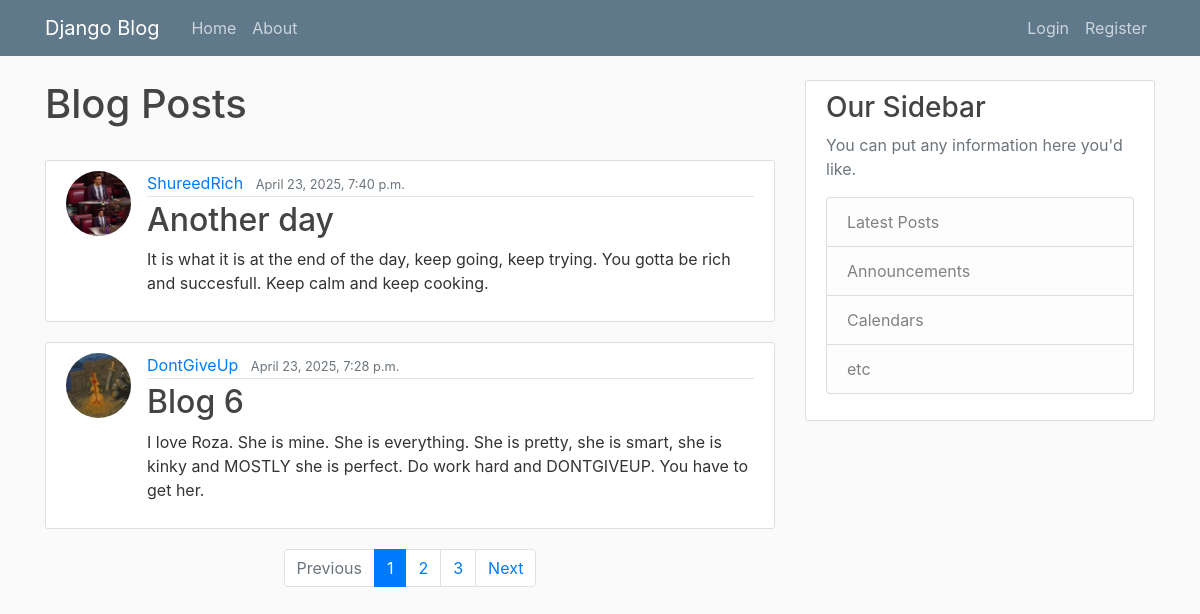
The page / on the database its author committed.
### blog/models.py (models this page shows, shortened)
class Post(models.Model):
    title = models.CharField(max_length=100)
    content = models.TextField()
    date_posted = models.DateTimeField(default=timezone.now)
    author = models.ForeignKey(User, on_delete=models.CASCADE)
    image = models.ImageField(upload_to='post_images', blank=True, null=True)  # Add this field

### users/models.py (models this page shows, shortened)
class Profile(models.Model):
    user = models.OneToOneField(User, on_delete=models.CASCADE)
    image = models.ImageField(default='default.jpeg', upload_to='profile_pics')

### blog/views.py (the view)
# urls.py: path('', PostListView.as_view(), name='blog-home'),
class PostListView(ListView):
    model = Post
    template_name = 'blog/home.html'
    context_object_name = 'posts'
    ordering = ['-date_posted']
    paginate_by = 2  # Number of posts per page

### blog/templates/blog/home.html (shortened to what this page needs)
{% extends "blog/base.html" %}
{% block content %}
  <div class="d-flex justify-content-between align-items-center mb-4">
    <h1>Blog Posts</h1>
  </div>
  {% for post in posts %}
    <article class="media content-section">
      <img class="rounded-circle article-img" src="{{ post.author.profile.image.url }}">
      <div class="media-body">
        <div class="article-metadata">
          <a class="mr-2" href="{% url 'user-posts' post.author.username %}">{{ post.author }}</a>
          <small class="text-muted">{{ post.date_posted }}</small>
        </div>
        <h2><a class="article-title" href="{% url 'post-detail' post.pk %}">{{ post.title }}</a></h2>
        <p class="article-content">{{ post.content }}</p>
      </div>
    </article>
  {% endfor %}
  <nav aria-label="Page navigation">
    <ul class="pagination justify-content-center">
      {% if page_obj.has_previous %}
        <li class="page-item">
          <a class="page-link" href="?page={{ page_obj.previous_page_number }}" tabindex="-1">Previous</a>
        </li>
      {% else %}
        <li class="page-item disabled">
          <a class="page-link" href="#" tabindex="-1">Previous</a>
        </li>
      {% endif %}
      {% for num in page_obj.paginator.page_range %}
        {% if page_obj.number == num %}
          <li class="page-item active">
            <a class="page-link" href="#">{{ num }} <span class="sr-only">(current)</span></a>
          </li>
        {% else %}
          <li class="page-item">
            <a class="page-link" href="?page={{ num }}">{{ num }}</a>
          </li>
        {% endif %}
      {% endfor %}
      {% if page_obj.has_next %}
        <li class="page-item">
          <a class="page-link" href="?page={{ page_obj.next_page_number }}">Next</a>
        </li>
      {% else %}
        <li class="page-item disabled">
          <a class="page-link" href="#">Next</a>
        </li>
      {% endif %}
    </ul>
  </nav>
{% endblock content %}

### blog/templates/blog/base.html (shortened to what this page needs)
{% load static %}
<DOCTYPE html>
  <html>
     <head>
        <link rel="stylesheet" href="https://cdn.jsdelivr.net/npm/bootstrap@4.0.0/dist/css/bootstrap.min.css">
        <link rel="stylesheet" type="text/css" href="{% static 'blog/main.css' %}">
     </head>
     <body>
      <header class="site-header">
        <nav class="navbar navbar-expand-md navbar-dark bg-steel fixed-top">
          <div class="container">
            <a class="navbar-brand mr-4" href="{%url 'blog-home'%}">Django Blog</a>
            <div class="collapse navbar-collapse" id="navbarToggle">
              <div class="navbar-nav mr-auto">
                <a class="nav-item nav-link" href="{%url 'blog-home'%}">Home</a>
                <a class="nav-item nav-link" href="{%url 'blog-about'%}">About</a>
              </div>
              <div class="navbar-nav">
                {% if user.is_authenticated %}
                <a class="nav-item nav-link" href="{% url 'profile' %}">Hi, {{ user.username }}</a>
                <form method="POST" action="{% url 'logout' %}" style="display: inline-block; vertical-align: middle; margin-bottom: 0;">
                    {% csrf_token %}
                    <button type="submit" class="nav-link btn btn-link" style="padding: 8px 0; border: none; background: none; line-height: 1.5;">Logout</button>
                </form>
                </form>
                {% else %}
                  <a class="nav-item nav-link" href="{% url 'login' %}">Login</a>
                  <a class="nav-item nav-link" href="{% url 'register' %}">Register</a>
                {% endif %}
            </div>
            </div>
          </div>
        </nav>
      </header>
      <main role="main" class="container">
        <div class="row">
          <div class="col-md-8">
            {% block content %}{% endblock %}
          </div>
          <div class="col-md-4">
            <div class="content-section">
              <h3>Our Sidebar</h3>
              <p class='text-muted'>You can put any information here you'd like.
                <ul class="list-group">
                  <li class="list-group-item list-group-item-light">Latest Posts</li>
                  <li class="list-group-item list-group-item-light">Announcements</li>
                  <li class="list-group-item list-group-item-light">Calendars</li>
                  <li class="list-group-item list-group-item-light">etc</li>
                </ul>
              </p>
            </div>
          </div>
        </div>
      </main>
     </body>
  </html>

### blog/static/blog/main.css (style rules this page uses)
body { background: #fafafa; color: #333333; margin-top: 5rem; }
h1, h2, h3, h4, h5, h6 { color: #444444; }
ul { margin: 0; }
.bg-steel { background-color: #5f788a; }
.site-header .navbar-nav .nav-link { color: #cbd5db; }
.content-section { background: #ffffff; padding: 10px 20px; border: 1px solid #dddddd; border-radius: 3px; margin-bottom: 20px; }
.article-title { color: #444444; }
.article-content { white-space: pre-line; }
.article-img { height: 65px; width: 65px; margin-right: 16px; }
.article-metadata { padding-bottom: 1px; margin-bottom: 4px; border-bottom: 1px solid #e3e3e3 }

### rows shown on the page
Post: author.profile.image (picture), author "ShureedRich", date_posted "April 23, 2025, 7:40 p.m.", title "Another day", content "It is what it is at the end of the day, keep going, keep trying. You gotta be rich and succesfull. Keep calm and keep cooking."
Post: author.profile.image (picture), author "DontGiveUp", date_posted "April 23, 2025, 7:28 p.m.", title "Blog 6", content "I love Roza. She is mine. She is everything. She is pretty, she is smart, she is kinky and MOSTLY she is perfect. Do work hard and DONTGIVEUP. You have to get her."

### other values the page prints
{{ num }} "1"
{{ num }} "2" "3"
